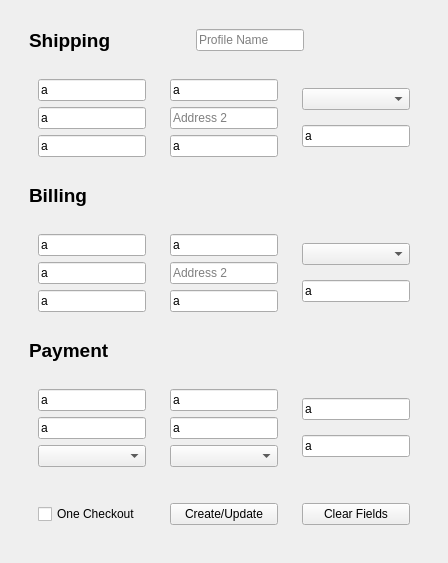
            <widget class="QWidget" name="createProfilesPage">
             <layout class="QVBoxLayout" name="verticalLayout_8">
              <item alignment="Qt::AlignTop">
               <widget class="QWidget" name="createProfilePageSubContainer" native="true">
                <layout class="QVBoxLayout" name="verticalLayout_9">
                 <property name="spacing">
                  <number>0</number>
                 </property>
                 <item alignment="Qt::AlignLeft|Qt::AlignTop">
                  <widget class="QWidget" name="shippingHeader" native="true">
                   <layout class="QHBoxLayout" name="horizontalLayout_14">
                    <property name="spacing">
                     <number>85</number>
                    </property>
                    <item>
                     <widget class="QLabel" name="shippingLabel">
                      <property name="font">
                       <font>
                        <pointsize>14</pointsize>
                        <bold>true</bold>
                       </font>
                      </property>
                      <property name="text">
                       <string>Shipping</string>
                      </property>
                     </widget>
                    </item>
                    <item>
                     <widget class="QLineEdit" name="extraProfileNameInput">
                      <property name="text">
                       <string/>
                      </property>
                      <property name="placeholderText">
                       <string>Profile Name</string>
                      </property>
                     </widget>
                    </item>
                   </layout>
                  </widget>
                 </item>
                 <item alignment="Qt::AlignTop">
                  <widget class="QWidget" name="shippingInfo" native="true">
                   <layout class="QHBoxLayout" name="horizontalLayout_17">
                    <item>
                     <widget class="QWidget" name="shippingInfoCol1" native="true">
                      <layout class="QVBoxLayout" name="verticalLayout_13">
                       <item>
                        <widget class="QLineEdit" name="shippingFirstNameInput">
                         <property name="text">
                          <string>a</string>
                         </property>
                         <property name="placeholderText">
                          <string>First Name</string>
                         </property>
                        </widget>
                       </item>
                       <item>
                        <widget class="QLineEdit" name="shippingAddress1Input">
                         <property name="text">
                          <string>a</string>
                         </property>
                         <property name="placeholderText">
                          <string>Address 1</string>
                         </property>
                        </widget>
                       </item>
                       <item>
                        <widget class="QLineEdit" name="shippingCityInput">
                         <property name="text">
                          <string>a</string>
                         </property>
                         <property name="placeholderText">
                          <string>City</string>
                         </property>
                        </widget>
                       </item>
                      </layout>
                     </widget>
                    </item>
                    <item>
                     <widget class="QWidget" name="shippingInfoCol2" native="true">
                      <layout class="QVBoxLayout" name="verticalLayout_14">
                       <item>
                        <widget class="QLineEdit" name="shippingLastNameInput">
                         <property name="text">
                          <string>a</string>
                         </property>
                         <property name="placeholderText">
                          <string>Last Name</string>
                         </property>
                        </widget>
                       </item>
                       <item>
                        <widget class="QLineEdit" name="shippingAddress2Input">
                         <property name="placeholderText">
                          <string>Address 2</string>
                         </property>
                        </widget>
                       </item>
                       <item>
                        <widget class="QLineEdit" name="shippingZipCodeInput">
                         <property name="text">
                          <string>a</string>
                         </property>
                         <property name="placeholderText">
                          <string>Zip Code</string>
                         </property>
                        </widget>
                       </item>
                      </layout>
                     </widget>
                    </item>
                    <item>
                     <widget class="QWidget" name="shippingInfoCol3" native="true">
                      <layout class="QVBoxLayout" name="verticalLayout_17">
                       <item>
                        <widget class="QComboBox" name="shippingCountryCombo">
                         <property name="placeholderText">
                          <string>Country</string>
                         </property>
                         <item>
                          <property name="text">
                           <string>Canada</string>
                          </property>
                         </item>
                         <item>
                          <property name="text">
                           <string>United States</string>
                          </property>
                         </item>
                        </widget>
                       </item>
                       <item>
                        <widget class="QLineEdit" name="shippingProvinceInput">
                         <property name="text">
                          <string>a</string>
                         </property>
                         <property name="placeholderText">
                          <string>Province/State</string>
                         </property>
                        </widget>
                       </item>
                      </layout>
                     </widget>
                    </item>
                   </layout>
                  </widget>
                 </item>
                 <item alignment="Qt::AlignLeft|Qt::AlignTop">
                  <widget class="QWidget" name="billingHeader" native="true">
                   <layout class="QHBoxLayout" name="horizontalLayout_15">
                    <item>
                     <widget class="QLabel" name="billingLabel">
                      <property name="font">
                       <font>
                        <pointsize>14</pointsize>
                        <bold>true</bold>
                       </font>
                      </property>
                      <property name="text">
                       <string>Billing</string>
                      </property>
                     </widget>
                    </item>
                   </layout>
                  </widget>
                 </item>
                 <item alignment="Qt::AlignTop">
                  <widget class="QWidget" name="billingInfo" native="true">
                   <layout class="QHBoxLayout" name="horizontalLayout_18">
                    <item>
                     <widget class="QWidget" name="billingInfoCol1" native="true">
                      <layout class="QVBoxLayout" name="verticalLayout_21">
                       <item>
                        <widget class="QLineEdit" name="billingFirstNameInput">
                         <property name="text">
                          <string>a</string>
                         </property>
                         <property name="placeholderText">
                          <string>First Name</string>
                         </property>
                        </widget>
                       </item>
                       <item>
                        <widget class="QLineEdit" name="billingAddress1Input">
                         <property name="text">
                          <string>a</string>
                         </property>
                         <property name="placeholderText">
                          <string>Address 1</string>
                         </property>
                        </widget>
                       </item>
                       <item>
                        <widget class="QLineEdit" name="billingCityInput">
                         <property name="text">
                          <string>a</string>
                         </property>
                         <property name="placeholderText">
                          <string>City</string>
                         </property>
                        </widget>
                       </item>
                      </layout>
                     </widget>
                    </item>
                    <item>
                     <widget class="QWidget" name="billingInfoCol2" native="true">
                      <layout class="QVBoxLayout" name="verticalLayout_22">
                       <item>
                        <widget class="QLineEdit" name="billingLastNameInput">
                         <property name="text">
                          <string>a</string>
                         </property>
                         <property name="placeholderText">
                          <string>Last Name</string>
                         </property>
                        </widget>
                       </item>
                       <item>
                        <widget class="QLineEdit" name="billingAddress2Input">
                         <property name="placeholderText">
                          <string>Address 2</string>
                         </property>
                        </widget>
                       </item>
                       <item>
                        <widget class="QLineEdit" name="billingZipCodeInput">
                         <property name="text">
                          <string>a</string>
                         </property>
                         <property name="placeholderText">
                          <string>Zip Code</string>
                         </property>
                        </widget>
                       </item>
                      </layout>
                     </widget>
                    </item>
                    <item>
                     <widget class="QWidget" name="billingInfoCol3" native="true">
                      <layout class="QVBoxLayout" name="verticalLayout_23">
                       <item>
                        <widget class="QComboBox" name="billingCountryCombo">
                         <property name="placeholderText">
                          <string>Country</string>
                         </property>
                         <item>
                          <property name="text">
                           <string>Canada</string>
                          </property>
                         </item>
                         <item>
                          <property name="text">
                           <string>United States</string>
                          </property>
                         </item>
                        </widget>
                       </item>
                       <item>
                        <widget class="QLineEdit" name="billingProvinceInput">
                         <property name="text">
                          <string>a</string>
                         </property>
                         <property name="placeholderText">
                          <string>Province/State</string>
                         </property>
                        </widget>
                       </item>
                      </layout>
                     </widget>
                    </item>
                   </layout>
                  </widget>
                 </item>
                 <item alignment="Qt::AlignLeft|Qt::AlignTop">
                  <widget class="QWidget" name="paymentHeader" native="true">
                   <layout class="QHBoxLayout" name="horizontalLayout_16">
                    <item>
                     <widget class="QLabel" name="paymentLabel">
                      <property name="font">
                       <font>
                        <pointsize>14</pointsize>
                        <bold>true</bold>
                       </font>
                      </property>
                      <property name="text">
                       <string>Payment</string>
                      </property>
                     </widget>
                    </item>
                   </layout>
                  </widget>
                 </item>
                 <item alignment="Qt::AlignTop">
                  <widget class="QWidget" name="paymentInfo" native="true">
                   <layout class="QHBoxLayout" name="horizontalLayout_19">
                    <item>
                     <widget class="QWidget" name="paymentInfoCol1" native="true">
                      <layout class="QVBoxLayout" name="verticalLayout_24">
                       <item>
                        <widget class="QLineEdit" name="paymentFirstNameInput">
                         <property name="text">
                          <string>a</string>
                         </property>
                         <property name="placeholderText">
                          <string>First Name</string>
                         </property>
                        </widget>
                       </item>
                       <item>
                        <widget class="QLineEdit" name="paymentCardNumberInput">
                         <property name="text">
                          <string>a</string>
                         </property>
                         <property name="placeholderText">
                          <string>Card Number</string>
                         </property>
                        </widget>
                       </item>
                       <item>
                        <widget class="QComboBox" name="paymentMonthCombo">
                         <property name="placeholderText">
                          <string>Month</string>
                         </property>
                         <item>
                          <property name="text">
                           <string>01</string>
                          </property>
                         </item>
                         <item>
                          <property name="text">
                           <string>02</string>
                          </property>
                         </item>
                         <item>
                          <property name="text">
                           <string>03</string>
                          </property>
                         </item>
                         <item>
                          <property name="text">
                           <string>04</string>
                          </property>
                         </item>
                         <item>
                          <property name="text">
                           <string>05</string>
                          </property>
                         </item>
                         <item>
                          <property name="text">
                           <string>06</string>
                          </property>
                         </item>
                         <item>
                          <property name="text">
                           <string>07</string>
                          </property>
                         </item>
                         <item>
                          <property name="text">
                           <string>08</string>
                          </property>
                         </item>
                         <item>
                          <property name="text">
                           <string>09</string>
                          </property>
                         </item>
                         <item>
                          <property name="text">
                           <string>10</string>
                          </property>
                         </item>
                         <item>
                          <property name="text">
                           <string>11</string>
                          </property>
                         </item>
                         <item>
                          <property name="text">
                           <string>12</string>
                          </property>
                         </item>
                        </widget>
                       </item>
                      </layout>
                     </widget>
                    </item>
                    <item>
                     <widget class="QWidget" name="paymentInfoCol2" native="true">
                      <layout class="QVBoxLayout" name="verticalLayout_25">
                       <item>
                        <widget class="QLineEdit" name="paymentLastNameInput">
                         <property name="text">
                          <string>a</string>
                         </property>
                         <property name="placeholderText">
                          <string>Last Name</string>
                         </property>
                        </widget>
                       </item>
                       <item>
                        <widget class="QLineEdit" name="paymentCCVInput">
                         <property name="text">
                          <string>a</string>
                         </property>
                         <property name="placeholderText">
                          <string>CCV</string>
                         </property>
                        </widget>
                       </item>
                       <item>
                        <widget class="QComboBox" name="paymentYearCombo">
                         <property name="placeholderText">
                          <string>Year</string>
                         </property>
                         <item>
                          <property name="text">
                           <string>2022</string>
                          </property>
                         </item>
                         <item>
                          <property name="text">
                           <string>2023</string>
                          </property>
                         </item>
                         <item>
                          <property name="text">
                           <string>2024</string>
                          </property>
                         </item>
                         <item>
                          <property name="text">
                           <string>2025</string>
                          </property>
                         </item>
                         <item>
                          <property name="text">
                           <string>2026</string>
                          </property>
                         </item>
                         <item>
                          <property name="text">
                           <string>2027</string>
                          </property>
                         </item>
                         <item>
                          <property name="text">
                           <string>2028</string>
                          </property>
                         </item>
                         <item>
                          <property name="text">
                           <string>2029</string>
                          </property>
                         </item>
                         <item>
                          <property name="text">
                           <string>2030</string>
                          </property>
                         </item>
                        </widget>
                       </item>
                      </layout>
                     </widget>
                    </item>
                    <item>
                     <widget class="QWidget" name="paymentInfoCol3" native="true">
                      <layout class="QVBoxLayout" name="verticalLayout_26">
                       <item>
                        <widget class="QLineEdit" name="paymentPhoneInput">
                         <property name="text">
                          <string>a</string>
                         </property>
                         <property name="placeholderText">
                          <string>Phone Number</string>
                         </property>
                        </widget>
                       </item>
                       <item>
                        <widget class="QLineEdit" name="paymentEmailInput">
                         <property name="text">
                          <string>a</string>
                         </property>
                         <property name="placeholderText">
                          <string>Email Address</string>
                         </property>
                        </widget>
                       </item>
                      </layout>
                     </widget>
                    </item>
                   </layout>
                  </widget>
                 </item>
                 <item alignment="Qt::AlignTop">
                  <widget class="QWidget" name="profileExtraInfo" native="true">
                   <layout class="QHBoxLayout" name="horizontalLayout_20">
                    <item>
                     <widget class="QWidget" name="extraInfoCol1" native="true">
                      <layout class="QVBoxLayout" name="verticalLayout_27">
                       <item>
                        <widget class="QCheckBox" name="extraOneCheckoutCheckBox">
                         <property name="text">
                          <string>One Checkout</string>
                         </property>
                        </widget>
                       </item>
                      </layout>
                     </widget>
                    </item>
                    <item>
                     <widget class="QWidget" name="extraInfoCol2" native="true">
                      <layout class="QVBoxLayout" name="verticalLayout_28">
                       <item>
                        <widget class="QPushButton" name="extraCreateProfileBtn">
                         <property name="text">
                          <string>Create/Update</string>
                         </property>
                        </widget>
                       </item>
                      </layout>
                     </widget>
                    </item>
                    <item>
                     <widget class="QWidget" name="extraInfoCol3" native="true">
                      <layout class="QVBoxLayout" name="verticalLayout_29">
                       <item>
                        <widget class="QPushButton" name="extraClearBtn">
                         <property name="text">
                          <string>Clear Fields</string>
                         </property>
                        </widget>
                       </item>
                      </layout>
                     </widget>
                    </item>
                   </layout>
                  </widget>
                 </item>
                </layout>
               </widget>
              </item>
             </layout>
            </widget>
